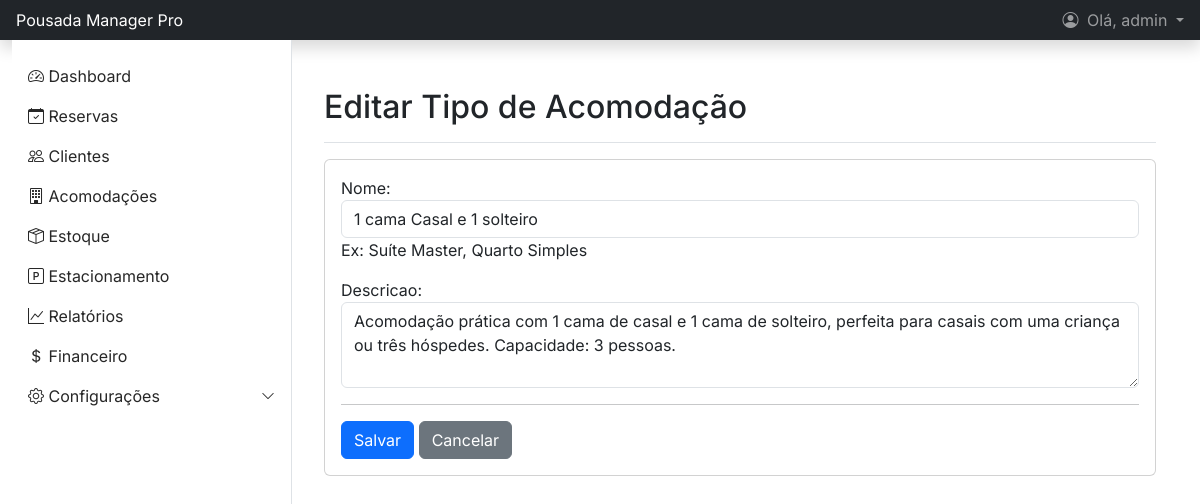
The page /tipos-acomodacao/editar/7/ (signed in) on the database its author committed.
### gestao/models.py (models this page shows, shortened)
class TipoAcomodacao(models.Model):
    nome = models.CharField(max_length=50, unique=True, help_text="Ex: Suíte Master, Quarto Simples")
    descricao = models.TextField(blank=True)

### gestao/views.py (the view)
# urls.py: path('tipos-acomodacao/editar/<int:pk>/', views.TipoAcomodacaoUpdateView.as_view(), name='tipo_acomodacao_edit'),
class TipoAcomodacaoUpdateView(LoginRequiredMixin, PermissionRequiredMixin, UpdateView):
    permission_required = 'gestao.change_tipoacomodacao'
    raise_exception = True  # Mostra erro 403 se não tiver permissão
    model = TipoAcomodacao
    form_class = TipoAcomodacaoForm
    template_name = 'gestao/tipo_acomodacao_form.html'
    success_url = reverse_lazy('tipo_acomodacao_list')

### gestao/forms.py
class TipoAcomodacaoForm(forms.ModelForm):
    class Meta:
        model = TipoAcomodacao
        fields = ['nome', 'descricao']
        widgets = {
            'nome': forms.TextInput(attrs={'class': 'form-control'}),
            'descricao': forms.Textarea(attrs={'class': 'form-control', 'rows': 3}),
        }

### templates/gestao/tipo_acomodacao_form.html (shortened to what this page needs)
{% extends 'base.html' %}
{% block content %}
<div class="d-flex justify-content-between flex-wrap flex-md-nowrap align-items-center pt-3 pb-2 mb-3 border-bottom">
    <h1 class="h2">{% if object %}Editar Tipo de Acomodação{% else %}Adicionar Novo Tipo{% endif %}</h1>
</div>
<div class="card">
    <div class="card-body">
    <form method="post" novalidate>
        {{ form.as_p }}
        <hr>
        <button type="submit" class="btn btn-primary">Salvar</button>
        <a href="{% url 'tipo_acomodacao_list' %}" class="btn btn-secondary">Cancelar</a>
    </form>
    </div>
</div>
{% endblock %}

### templates/base.html (shortened to what this page needs)
{% load static %} <!doctype html>
<html lang="pt-br">
<head>
    <link href="https://cdn.jsdelivr.net/npm/bootstrap@5.3.3/dist/css/bootstrap.min.css" rel="stylesheet">
    <link rel="stylesheet" href="https://cdn.jsdelivr.net/npm/bootstrap-icons@1.11.3/font/bootstrap-icons.min.css">
</head>
<body>
<header class="navbar navbar-dark bg-dark sticky-top flex-md-nowrap p-0 shadow">
    <a class="navbar-brand col-md-3 col-lg-2 me-0 px-3 fs-6" href="{% url 'dashboard' %}">
        Pousada Manager Pro
    </a>
    <div class="navbar-nav ms-auto">
        {% if user.is_authenticated %}
            <div class="nav-item dropdown">
                <a class="nav-link dropdown-toggle px-3" href="#" role="button" data-bs-toggle="dropdown" aria-expanded="false">
                    <i class="bi bi-person-circle me-1"></i>
                    Olá, {{ request.user.first_name|default:request.user.username }}
                </a>
            </div>
        {% else %}
            <div class="nav-item text-nowrap">
                <a class="nav-link px-3" href="{% url 'login' %}">Entrar (Login)</a>
            </div>
        {% endif %}
    </div>
</header>
<div class="container-fluid main-container">
    <div class="offcanvas offcanvas-start sidebar" tabindex="-1" id="sidebarMenu">
        <div class="offcanvas-body p-0">
            <ul class="nav flex-column pt-3">
                <li class="nav-item"><a class="nav-link" href="{% url 'dashboard' %}"><i class="bi bi-speedometer2"></i> Dashboard</a></li>
                <li class="nav-item"><a class="nav-link" href="{% url 'reserva_list' %}"><i class="bi bi-calendar-check"></i> Reservas</a></li>
                <li class="nav-item"><a class="nav-link" href="{% url 'cliente_list' %}"><i class="bi bi-people"></i> Clientes</a></li>
                <li class="nav-item"><a class="nav-link" href="{% url 'acomodacao_list' %}"><i class="bi bi-building"></i> Acomodações</a></li>
                <li class="nav-item"><a class="nav-link" href="{% url 'item_estoque_list' %}"><i class="bi bi-box-seam"></i> Estoque</a></li>
                <li class="nav-item"><a class="nav-link" href="{% url 'vaga_estacionamento_list' %}"><i class="bi bi-p-square"></i> Estacionamento</a></li>
                <li class="nav-item"><a class="nav-link" href="{% url 'relatorio_acomodacoes' %}"><i class="bi bi-graph-up"></i> Relatórios</a></li>
                {% if perms.auth.change_user %}
                <li class="nav-item"><a class="nav-link" href="{% url 'financeiro' %}"><i class="bi bi-currency-dollar"></i> Financeiro</a></li>
                {% endif %}
                <li class="nav-item">
                    <a class="nav-link d-flex justify-content-between align-items-center" data-bs-toggle="collapse" href="#configuracoesSubmenu" role="button" aria-expanded="false" aria-controls="configuracoesSubmenu">
                        <span><i class="bi bi-gear"></i> Configurações</span>
                        <i class="bi bi-chevron-down small"></i>
                    </a>
                </li>
            </ul>
        </div>
    </div>
    <main class="content">
        {% block content %}
        {% endblock %}
    </main>
</div>
</body>
</html>

### templates/base.html (style rules this page uses)
body { display: flex; min-height: 100vh; flex-direction: column; font-family: 'Inter', sans-serif; }
.main-container { display: flex; flex: 1; }
.content { flex: 1; padding: 2rem; }
.sidebar .nav-link { color: #272727; }
@media (min-width: 768px) { #sidebarMenu { position: relative !important; transform: none !important; visibility: visible !important; border-right: 1px solid #dee2e6; width: 280px !important; top: 0; height: auto; } }

### rows shown on the page
TipoAcomodacao: nome "1 cama Casal e 1 solteiro", descricao "Acomodação prática com 1 cama de casal e 1 cama de solteiro, perfeita para casais com uma criança ou três hóspedes. Capacidade: 3 pessoas."

### other values the page prints
{{ request.user.first_name|default:request.user.username }} "admin"
